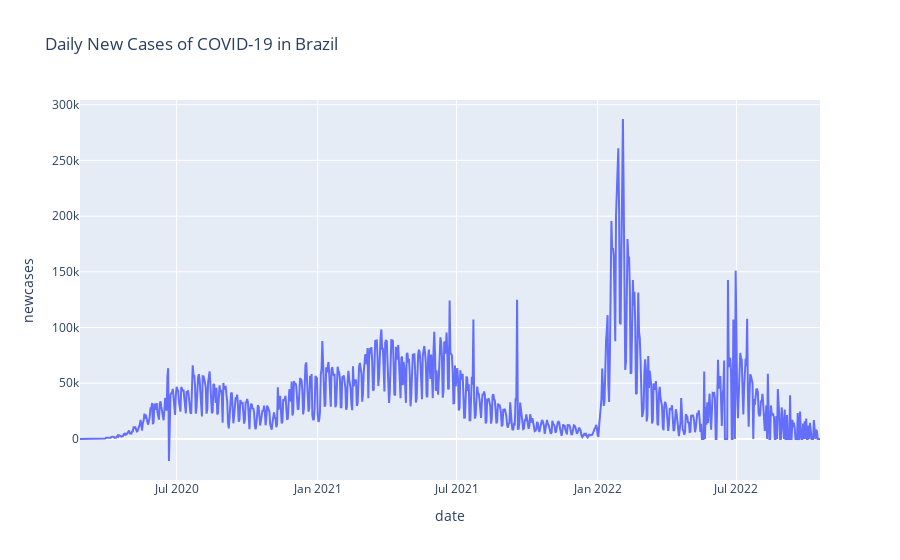

Notebook source saved alongside this figure:
### Code cell
# New cases per day
px.line(covid19_df, x='date', y='newcases', title='Daily New Cases of COVID-19 in Brazil')

### Figure 1 — Plotly figure (JSON) as saved in the notebook; plotly's stock layout.template omitted (floating-point values rounded to 4 significant figures; data arrays with more than 128 entries replaced by an {"elided": "..."} marker saying what was removed)
{"data": [{"hovertemplate": "date=%{x}<br>newcases=%{y}<extra></extra>", "legendgroup": "", "line": {"color": "#636efa", "dash": "solid"}, "marker": {"symbol": "circle"}, "mode": "lines", "name": "", "orientation": "v", "showlegend": false, "type": "scatter", "x": {"elided": "966 str values"}, "xaxis": "x", "y": {"elided": "966 int values"}, "yaxis": "y"}], "layout": {"legend": {"tracegroupgap": 0}, "title": {"text": "Daily New Cases of COVID-19 in Brazil"}, "xaxis": {"anchor": "y", "domain": [0, 1], "title": {"text": "date"}}, "yaxis": {"anchor": "x", "domain": [0, 1], "title": {"text": "newcases"}}}}
